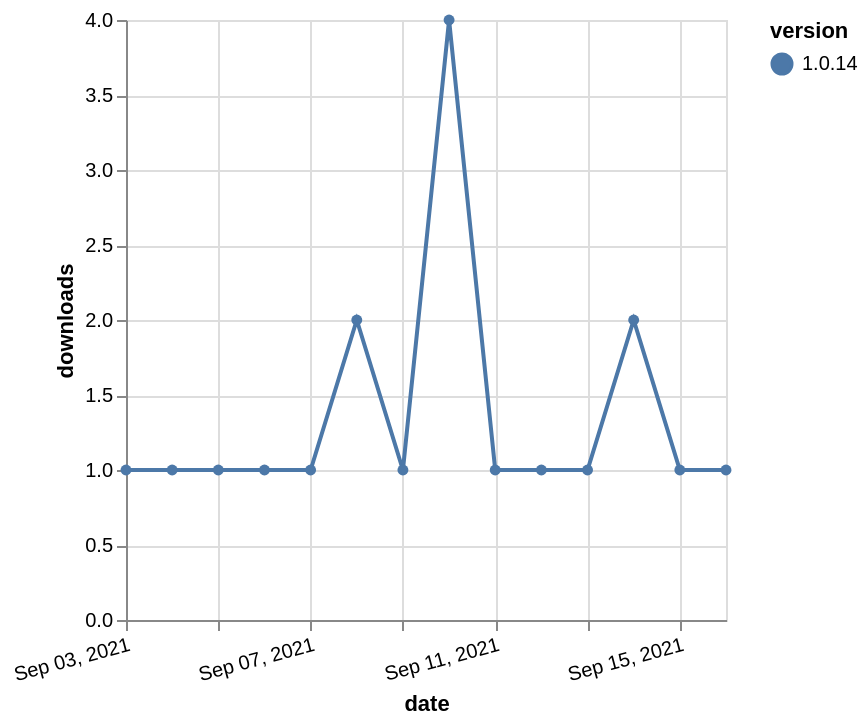

Specify this chart in Vega-Lite:
### Vega-Lite specification from a JSON file in a GitHub repository (floating-point values rounded to 4 significant figures)
{"$schema": "https://vega.github.io/schema/vega-lite/v5.json", "description": "A simple bar chart with embedded data.", "data": {"values": [{"date": "2021-09-03", "total": 181, "delta": 1, "version": "1.0.14"}, {"date": "2021-09-04", "total": 182, "delta": 1, "version": "1.0.14"}, {"date": "2021-09-05", "total": 183, "delta": 1, "version": "1.0.14"}, {"date": "2021-09-06", "total": 184, "delta": 1, "version": "1.0.14"}, {"date": "2021-09-07", "total": 185, "delta": 1, "version": "1.0.14"}, {"date": "2021-09-08", "total": 187, "delta": 2, "version": "1.0.14"}, {"date": "2021-09-09", "total": 188, "delta": 1, "version": "1.0.14"}, {"date": "2021-09-10", "total": 192, "delta": 4, "version": "1.0.14"}, {"date": "2021-09-11", "total": 193, "delta": 1, "version": "1.0.14"}, {"date": "2021-09-12", "total": 194, "delta": 1, "version": "1.0.14"}, {"date": "2021-09-13", "total": 195, "delta": 1, "version": "1.0.14"}, {"date": "2021-09-14", "total": 197, "delta": 2, "version": "1.0.14"}, {"date": "2021-09-15", "total": 198, "delta": 1, "version": "1.0.14"}, {"date": "2021-09-16", "total": 199, "delta": 1, "version": "1.0.14"}]}, "width": "container", "mark": {"type": "line", "point": {"filled": true}}, "encoding": {"x": {"field": "date", "type": "temporal", "timeUnit": "yearmonthdate", "title": "date", "axis": {"labelAngle": -15}}, "y": {"field": "delta", "type": "quantitative", "title": "downloads"}, "color": {"field": "version", "type": "nominal"}, "tooltip": {"field": "delta"}}}
